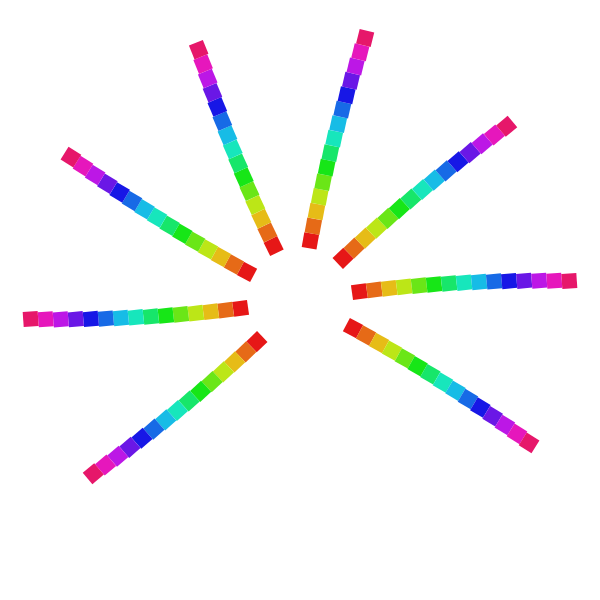
Frame 1 (no input)
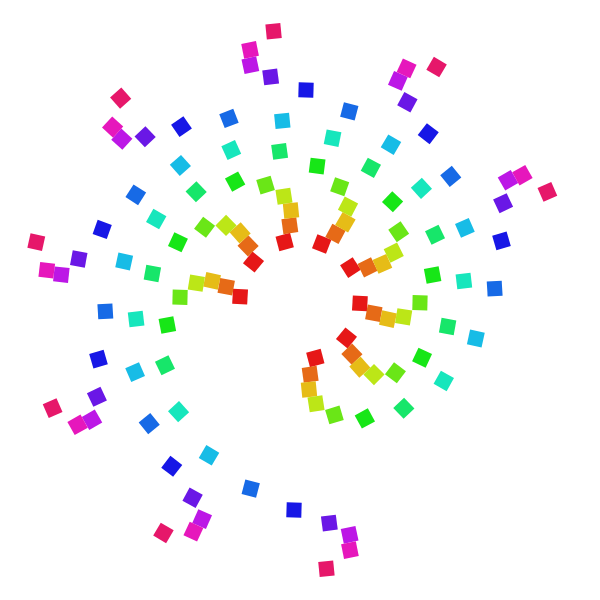
Frame 60 (no input)
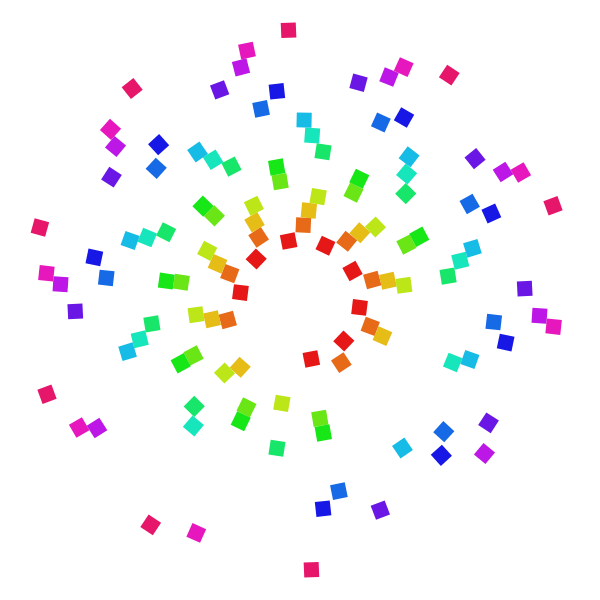
Frame 120 (the mouse pressed at the canvas centre since frame 60)

The p5.js sketch that drew these frames (run headless with seeded random() and noise() and a simulated clock; from frame 60 on, the mouse is pressed at the canvas centre):

// p5.js sketch
// ── sketch.js
let numRings = 15;
let strWeight = 15;
let radius;

function setup() {
  createCanvas(600, 600);
  colorMode(HSB, TWO_PI, 1, 1);
  rectMode(CENTER);
  radius = width * 0.1;
}

function draw() {
  background(220);
  noStroke();

  translate(width / 2, height / 2); 

  for (let i = 0; i < numRings; i++) {

    push();

    rotate(sin(millis() * 0.001 * (i * 0.3 + 1)));

    fill(i * TWO_PI / numRings, 0.9, 0.9);

    let r = radius + strWeight * i;
    let step = PI / 5; 

    for (
      let a = QUARTER_PI + HALF_PI;
      a < TWO_PI + QUARTER_PI;
      a += step
    ) {
      push();
      rotate(a);
      translate(r, 0);

      rect(0, 0, strWeight, strWeight);

      pop();
    }

    pop();
  }
}

// ── style.css
body {
  margin: 0;
  padding: 0;
}


.image-row {
  display: flex;
  width: 100vw;
}

.image-row img {
  width: calc(100vw / 6); 
  height: auto;
  object-fit: cover;      
  display: block;
}
